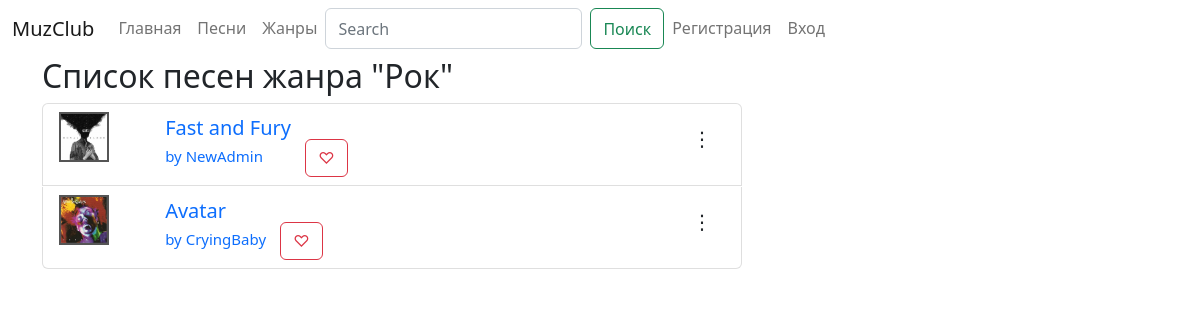
/songs/categories/3, run on the app's committed database.
### app/models.py (models this page shows, shortened)
class Category(models.Model):
    title = models.CharField(verbose_name='title', max_length=24)

class Songs(models.Model):
    name = models.CharField(verbose_name='name', max_length=64, null=False, blank=False)
    category = models.ForeignKey(Category, on_delete=models.PROTECT, null=False, blank=False)
    image = models.ImageField(upload_to='images/', null=True, blank=True, max_length=255)
    file = models.FileField(upload_to='songs/', validators=[FileExtensionValidator(allowed_extensions=['mp3'])], null=False, blank=False)
    author_name = models.CharField(verbose_name='author_name', max_length=64, null=True, blank=True)
    date = models.DateTimeField(auto_now_add=True)

### app/views.py (the view)
# urls.py: path('songs/categories/<int:pk>', app_views.genre_detail, name='current_category'),
def genre_detail(request, pk):
    success_url = reverse_lazy('genres')
    category_songs = Songs.objects.filter(category = Category.objects.get(id=pk))
    category_name = Category.objects.get(id=pk).title
    return render(request, 'app/current_genre_list.html', {'category_name': category_name, 'object_list': category_songs, 'some_url': request.path})

### app/templates/app/current_genre_list.html (shortened to what this page needs)
{% extends 'base.html' %}
{% block content %}
<h1></h1>
<h2>Список песен жанра "{{ category_name }}"</h2>
<ul class="list-group ">
    {% for song in object_list %}
    <li style="display: inline; width: 700px" class="list-group-item wrapper">
        <img width="50" height="50" style="vertical-align: baseline;" src="{{ song.image.url}} " >
        <div class="list">
            <ul style="margin-left:0px; text-decoration: none">
                <li> <a style="font-size: 20px; margin-left: 20px; margin-right: 10px" class="" href="{% url 'song' pk=song.pk%}"> {{song.name}} </a></li>
                 <li> <a style="font-size: 15px; margin-left: 20px; margin-right: 10px" class="" href="{% url 'song' pk=song.pk%}">by {{song.author_name}}</a></li>
             </ul>
        </div>
        <a style="margin-down: 0px"  class="btn btn-outline-danger" href="{% url 'like_song' pk=song.pk %}">♡ </a>
        <div  style="float: right" class="dropdown list ">
              <button style="font-size: 20px; margin-top: 5px" class="btn  dropdown"  type="button" data-bs-toggle="dropdown" aria-expanded="false">
                ⋮
              </button>
        </div>
    </li>
    {% endfor %}
</ul>
{% endblock %}

### data on the page
Category: title "Рок"
Songs: image (picture), name "Fast and Fury", author_name "NewAdmin"
Songs: image (picture), name "Avatar", author_name "CryingBaby"
